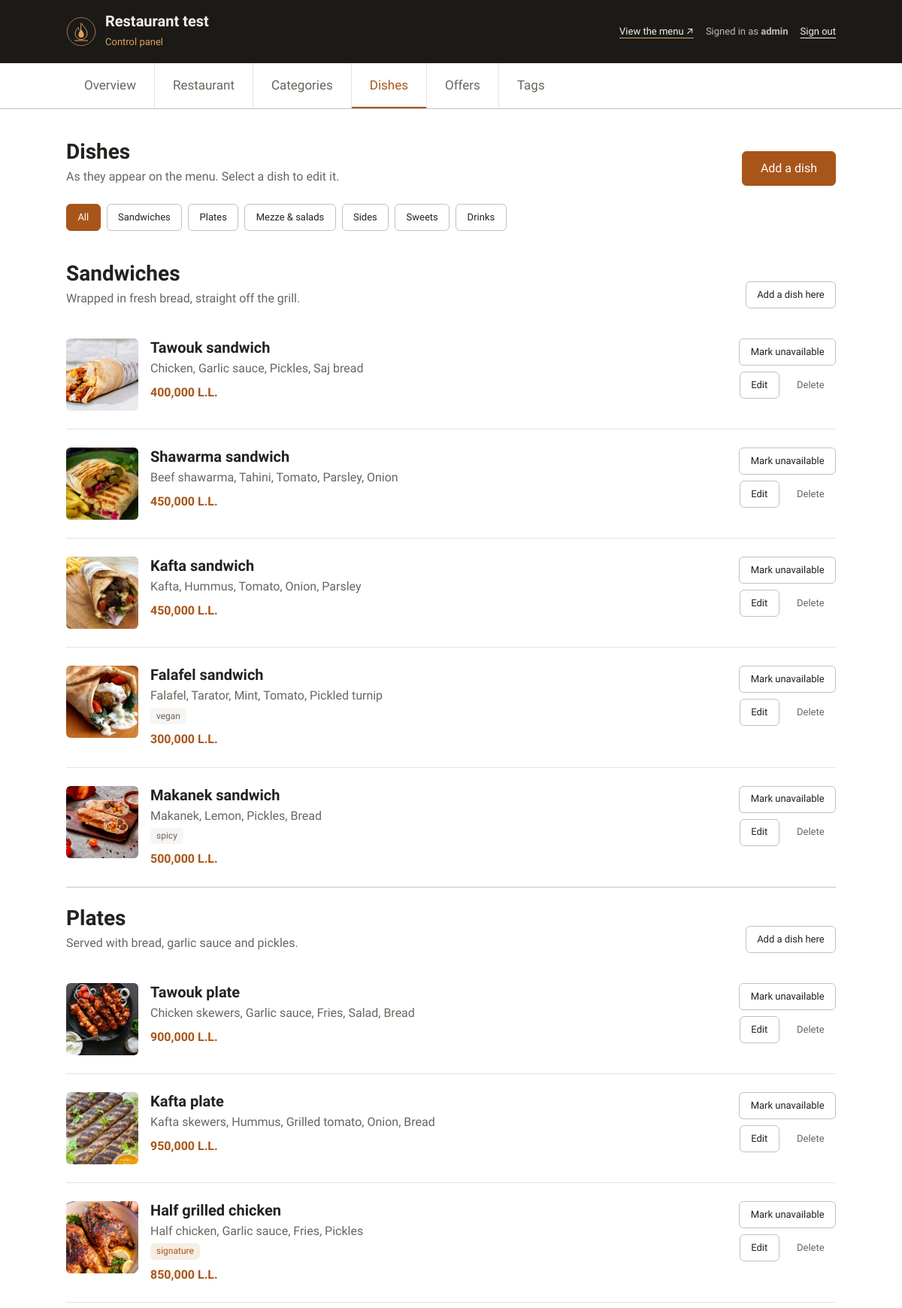
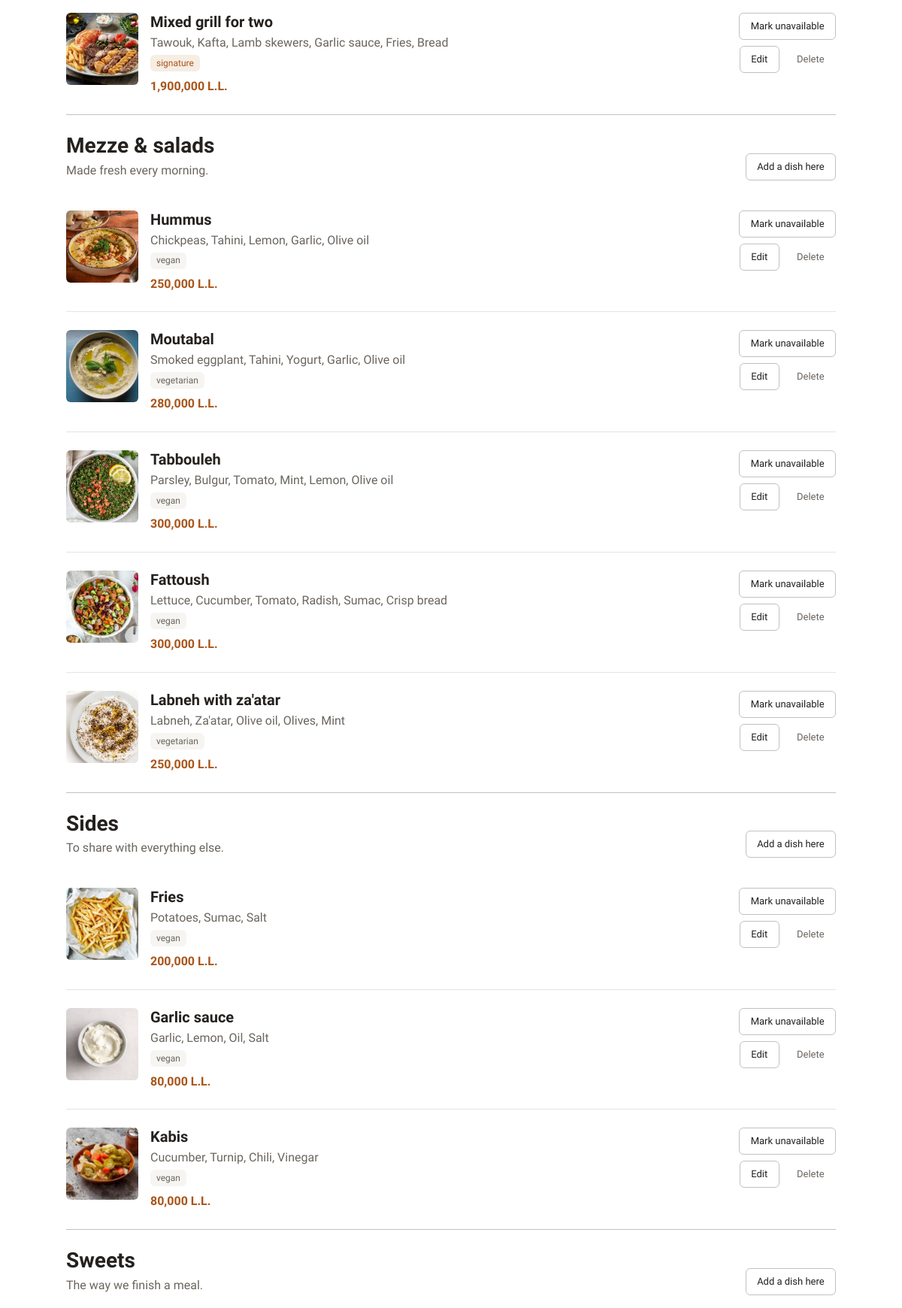
Screenshot of /panel/dishes/ (signed in, upper part) with the database file from the repository (2 pictures, top to bottom).
### menu/models.py (models this page shows, shortened)
class Restaurant(models.Model):
    name = models.CharField(max_length=120)
    tagline = models.CharField(max_length=160, blank=True)
    description = models.TextField(blank=True, help_text="One or two sentences.")
    logo = models.FileField(
        upload_to="brand/",
        blank=True,
        validators=[FileExtensionValidator(LOGO_EXTENSIONS)],
        help_text="SVG or transparent PNG, light artwork (it sits on the dark photo).",
    )
    hero_image = models.ImageField(
        upload_to="brand/", blank=True, help_text="Landscape, at least 1920 × 1080."
    )
    currency = models.CharField(
        max_length=3, default="LBP", help_text="ISO 4217 code, e.g. LBP, USD, EUR."
    )
    address = models.CharField(max_length=255, blank=True)
    phone = models.CharField(max_length=40, blank=True)
    email = models.EmailField(blank=True)
    whatsapp_number = models.CharField(
        "WhatsApp number for orders",
        max_length=20,
        blank=True,
        validators=[whatsapp_validator],
        help_text="Digits only, in full international form: 9613000000. Leave empty to turn ordering off.",
    )
    delivery_fee = models.DecimalField(
        max_digits=12,
        decimal_places=2,
        default=0,
        validators=[MinValueValidator(0)],
        help_text="Added to the order when the customer chooses delivery. 0 is shown as “Free”.",
    )
    delivery_enabled = models.BooleanField(
        "home delivery offered", default=True, help_text="Off removes the delivery choice from the cart."
    )
    pickup_enabled = models.BooleanField(
        "pickup offered", default=True, help_text="Off removes the pickup choice from the cart."
    )
    reservation_enabled = models.BooleanField(
        "table reservation offered",
        default=True,
        help_text="Off removes the table reservation choice from the cart.",
    )
    delivery_note = models.CharField(
        max_length=160,
        blank=True,
        help_text="Shown under the delivery choice, e.g. “Delivery inside Chhim only”.",
    )
    @classmethod
    def load(cls):
        return cls.objects.filter(pk=1).first()

class Category(models.Model):
    name = models.CharField(max_length=80)
    slug = models.SlugField(
        unique=True, blank=True, help_text="Used in the menu address. Filled in from the name if left empty."
    )
    description = models.CharField(max_length=255, blank=True)
    order = models.PositiveIntegerField(default=0)
    is_active = models.BooleanField(
        "shown on the menu", default=True, help_text="Hidden categories and their dishes disappear from the menu."
    )
    class Meta:
        ordering = ["order", "name"]
        verbose_name_plural = "categories"

class Dish(models.Model):
    category = models.ForeignKey(Category, related_name="dishes", on_delete=models.PROTECT)
    name = models.CharField(max_length=120)
    slug = models.SlugField(unique=True, blank=True, help_text="Filled in from the name if left empty.")
    description = models.TextField(blank=True)
    ingredients = models.JSONField(default=list, blank=True)
    price = models.DecimalField(max_digits=12, decimal_places=2, validators=[MinValueValidator(0)])
    image = models.ImageField(upload_to="dishes/", help_text="Square photo, at least 600 × 600.")
    tags = models.ManyToManyField(Tag, blank=True, related_name="dishes")
    is_available = models.BooleanField(
        "available today", default=True, help_text="Unavailable dishes stay on the menu, greyed out."
    )
    is_published = models.BooleanField(
        "shown on the menu", default=True, help_text="Unpublished dishes are hidden from the menu."
    )
    order = models.PositiveIntegerField(default=0)
    class Meta:
        ordering = ["order", "name"]
        verbose_name_plural = "dishes"

class Tag(models.Model):
    code = models.SlugField(
        unique=True,
        help_text="Lowercase, e.g. signature, vegan, vegetarian, gluten_free, spicy, new.",
    )
    class Meta:
        ordering = ["code"]
    @property
    def label(self):
        return self.code.replace("_", " ").replace("-", " ")

### dashboard/views.py (the view)
# urls.py: path("dishes/", views.DishListView.as_view(), name="dish_list"),
class DishListView(DishMixin, TemplateView):
    template_name = "dashboard/dish_list.html"
    def get_context_data(self, **kwargs):
        context = super().get_context_data(**kwargs)
        dishes = Dish.objects.prefetch_related("tags")
        categories = Category.objects.prefetch_related(Prefetch("dishes", queryset=dishes))
        selected = self.request.GET.get("category", "")
        if selected:
            categories = categories.filter(slug=selected)
        restaurant = Restaurant.load()
        context.update(
            categories=categories,
            all_categories=Category.objects.all(),
            selected=selected,
            currency=restaurant.currency if restaurant else "LBP",
        )
        return context

### dashboard/context_processors.py (called while the page is built)
def panel(request):
    if not request.path.startswith("/panel/"):
        return {}
    return {
        "panel_restaurant": Restaurant.load(),
        "menu_site_url": settings.MENU_SITE_URL,
    }

### dashboard/templatetags/panel_tags.py (called while the page is built)
@register.filter
def price(value, currency="LBP"):
    try:
        amount = Decimal(value)
    except (InvalidOperation, TypeError, ValueError):
        return value
    number = f"{amount:,.0f}" if amount == amount.to_integral_value() else f"{amount:,.2f}"
    currency = (currency or "LBP").upper()
    return f"{number} {CURRENCY_LABELS.get(currency, currency)}".strip()

### dashboard/views.py (called while the page is built)
    def test_func(self):
        user = self.request.user
        return user.is_active and user.is_staff

### dashboard/templates/dashboard/dish_list.html (shortened to what this page needs)
{% extends "dashboard/base.html" %}
{% load panel_tags %}
{% block content %}
<div class="page-head">
  <div>
    <h1 class="page-head__title">Dishes</h1>
    <p class="page-head__lead">As they appear on the menu. Select a dish to edit it.</p>
  </div>
  <a class="button button--primary" href="{% url 'dashboard:dish_create' %}{% if selected %}?category={{ selected }}{% endif %}">Add a dish</a>
</div>
{% if all_categories %}
  <nav class="filter" aria-label="Filter by category">
    <a class="button button--small{% if not selected %} button--primary{% endif %}" href="{% url 'dashboard:dish_list' %}">All</a>
    {% for category in all_categories %}
      <a class="button button--small{% if selected == category.slug %} button--primary{% endif %}" href="?category={{ category.slug }}">{{ category.name }}</a>
    {% endfor %}
  </nav>
{% endif %}
{% for category in categories %}
  <section class="course" id="category-{{ category.pk }}" aria-labelledby="category-title-{{ category.pk }}">
    <header class="course__header">
      <div>
        <h2 class="course__title" id="category-title-{{ category.pk }}">
          {{ category.name }}
        </h2>
        {% if category.description %}<p class="course__description">{{ category.description }}</p>{% endif %}
      </div>
      <a class="button button--small" href="{% url 'dashboard:dish_create' %}?category={{ category.slug }}">Add a dish here</a>
    </header>
    {% if category.dishes.all %}
      <ul class="dishes" role="list">
        {% for dish in category.dishes.all %}
          <li class="dishes__item">
            <article class="dish{% if not dish.is_available %} dish--unavailable{% endif %}{% if not dish.is_published %} dish--hidden{% endif %}" id="dish-{{ dish.pk }}">
              <div class="dish__media media{% if not dish.image %} is-missing{% endif %}" data-initial="{{ dish.name|first }}">
                {% if dish.image %}<img src="{{ dish.image.url }}" alt="" loading="lazy">{% endif %}
              </div>
              <div class="dish__body">
                <h3 class="dish__name"><a href="{% url 'dashboard:dish_update' dish.pk %}">{{ dish.name }}</a></h3>
                {% if dish.ingredients %}<p class="dish__ingredients">{{ dish.ingredients|join:", " }}</p>{% endif %}
                {% if dish.tags.all %}
                  <ul class="tags" role="list">
                    {% for tag in dish.tags.all %}<li class="tag tag--{{ tag.code }}">{{ tag.label }}</li>{% endfor %}
                  </ul>
                {% endif %}
                <p class="dish__price">{{ dish.price|price:currency }}</p>
              </div>
              <div class="dish__controls">
                <form method="post" action="{% url 'dashboard:dish_toggle' dish.pk %}">
                  <button class="button button--small" type="submit">{% if dish.is_available %}Mark unavailable{% else %}Mark available{% endif %}</button>
                </form>
                <div class="actions">
                  <a class="button button--small" href="{% url 'dashboard:dish_update' dish.pk %}">Edit</a>
                  <a class="button button--small button--quiet" href="{% url 'dashboard:dish_delete' dish.pk %}">Delete</a>
                </div>
              </div>
            </article>
          </li>
        {% endfor %}
      </ul>
    {% else %}
      <p class="empty">No dishes in this category yet.</p>
    {% endif %}
  </section>
{% empty %}
  <p class="empty">Dishes belong to a category. <a href="{% url 'dashboard:category_create' %}">Add a category</a> first.</p>
{% endfor %}
{% endblock %}

### dashboard/templates/dashboard/base.html (shortened to what this page needs)
{% load static %}<!doctype html>
<html lang="en" dir="ltr">
<head>
  <link rel="stylesheet" href="{% static 'dashboard/css/panel.css' %}">
</head>
<body>
{% block body %}
  <header class="panel-header">
    <div class="wrap panel-header__inner">
      <a class="brand" href="{% url 'dashboard:overview' %}">
        <img class="brand__logo" src="{% if panel_restaurant.logo %}{{ panel_restaurant.logo.url }}{% else %}{% static 'dashboard/img/logo.svg' %}{% endif %}" alt="">
        <span>
          <span class="brand__name">{{ panel_restaurant.name|default:"Menu" }}</span><br>
          <span class="brand__sub">Control panel</span>
        </span>
      </a>
      <div class="account">
        <a href="{{ menu_site_url }}" target="_blank" rel="noopener">View the menu ↗</a>
        <span>Signed in as <strong>{{ user.get_username }}</strong></span>
        <form method="post" action="{% url 'dashboard:logout' %}">
          <button class="link-button" type="submit">Sign out</button>
        </form>
      </div>
    </div>
  </header>
  {% with section=view.section %}
  <nav class="panel-nav" aria-label="Panel sections">
    <ul class="tabs" role="list">
      <li class="tabs__item"><a class="tabs__link" href="{% url 'dashboard:overview' %}"{% if section == 'overview' %} aria-current="page"{% endif %}>Overview</a></li>
      <li class="tabs__item"><a class="tabs__link" href="{% url 'dashboard:restaurant' %}"{% if section == 'restaurant' %} aria-current="page"{% endif %}>Restaurant</a></li>
      <li class="tabs__item"><a class="tabs__link" href="{% url 'dashboard:category_list' %}"{% if section == 'categories' %} aria-current="page"{% endif %}>Categories</a></li>
      <li class="tabs__item"><a class="tabs__link" href="{% url 'dashboard:dish_list' %}"{% if section == 'dishes' %} aria-current="page"{% endif %}>Dishes</a></li>
      <li class="tabs__item"><a class="tabs__link" href="{% url 'dashboard:offer_list' %}"{% if section == 'offers' %} aria-current="page"{% endif %}>Offers</a></li>
      <li class="tabs__item"><a class="tabs__link" href="{% url 'dashboard:tag_list' %}"{% if section == 'tags' %} aria-current="page"{% endif %}>Tags</a></li>
    </ul>
  </nav>
  {% endwith %}
  <main class="panel" id="content" tabindex="-1">
    <div class="wrap">
      {% block content %}{% endblock %}
    </div>
  </main>
{% endblock %}
</body>
</html>

### dashboard/static/dashboard/css/panel.css (style rules this page uses)
:root { --panel-max: 64rem; --color-danger: #a12a1f; --color-danger-soft: #fbeceb; --color-success: #2f6b3a; --color-success-soft: #e9f3ea; }
body { display: flex; flex-direction: column; background: var(--color-bg); }
.wrap { width: min(100% - 2 * var(--gutter), var(--panel-max)); margin-inline: auto; }
.panel-header { background: var(--dark); color: var(--dark-text); }
.panel-header__inner { display: flex; flex-wrap: wrap; align-items: center; justify-content: space-between; gap: var(--space-s) var(--space-l); padding-block: var(--space-m); }
.brand { display: flex; align-items: center; gap: var(--space-s); color: inherit; text-decoration: none; }
.brand__logo { width: 2.5rem; height: 2.5rem; object-fit: contain; }
.brand__name { font-size: var(--step-2); font-weight: 600; line-height: 1.2; }
.brand__sub { font-size: var(--step--1); color: #e0a15a; }
.account { display: flex; flex-wrap: wrap; align-items: center; gap: var(--space-xs) var(--space-m); font-size: var(--step--1); color: rgb(244 241 234 / 0.75); }
.account a, .link-button { color: var(--dark-text); text-underline-offset: 0.3em; text-decoration-color: #e0a15a; }
.link-button { padding: 0; border: 0; background: none; font: inherit; text-decoration: underline; text-decoration-thickness: 1px; }
.panel-nav { position: sticky; top: 0; z-index: 20; background: var(--color-bg); border-block-end: 1px solid var(--color-line-strong); }
.panel-nav ul.tabs { width: min(100% - 2 * var(--gutter), var(--panel-max)); }
main.panel { flex: 1; padding-block: var(--space-xl) var(--space-2xl); }
.page-head { display: flex; flex-wrap: wrap; align-items: end; justify-content: space-between; gap: var(--space-m); margin-block-end: var(--space-l); }
.page-head__title { font-size: var(--step-3); }
.page-head__lead { margin-block-start: var(--space-2xs); color: var(--color-text-muted); }
.actions { display: flex; flex-wrap: wrap; align-items: center; gap: var(--space-xs); }
.button--primary { border-color: var(--color-accent); background: var(--color-accent); color: #fff; }
.button--small { min-height: 2.25rem; padding: 0.3rem 0.9rem; font-size: var(--step--1); }
.button--quiet { border-color: transparent; color: var(--color-text-muted); }
.filter { display: flex; flex-wrap: wrap; align-items: center; gap: var(--space-xs); margin-block-end: var(--space-m); }
.course { scroll-margin-block-start: 4rem; }
.course__header { display: flex; flex-wrap: wrap; align-items: end; justify-content: space-between; gap: var(--space-s); top: 3.4rem; }
.dish { grid-template-columns: clamp(4.5rem, 18vw, 6rem) minmax(0, 1fr) auto; scroll-margin-block-start: 9rem; }
.dish__media img { opacity: 1; }
.dish__name a { text-decoration: none; }
.dish__controls { display: grid; justify-items: end; gap: var(--space-xs); }
.dish__controls form { margin: 0; }

### dashboard/static/dashboard/css/base/tokens.css (style rules this page uses)
:root { color-scheme: light; --color-bg: #ffffff; --color-surface: #f6f5f2; --color-text: #24211e; --color-text-muted: #6b655e; --color-accent: #a8551a; --color-accent-soft: #f6ede3; --color-line: rgb(36 33 30 / 0.12); --color-line-strong: rgb(36 33 30 / 0.28); --color-skeleton: rgb(36 33 30 / 0.08); --color-skeleton-shine: rgb(255 255 255 / 0.65); --color-backdrop: rgb(27 26 23 / 0.55); --color-focus: #a8551a; --dark: #1b1a17; --dark-text: #f4f1ea; --font-body: "IBM Plex Sans Arabic", system-ui, -apple-system, "Segoe UI", sans-serif; --step--1: 0.8125rem; --step-0: 1rem; --step-1: 1.0625rem; --step-2: 1.25rem; --step-3: 1.75rem; --step-hero: clamp(2.75rem, 1.6rem + 4.5vw, 4.5rem); --space-2xs: 0.25rem; --space-xs: 0.5rem; --space-s: 0.75rem; --space-m: 1rem; --space-l: 1.5rem; --space-xl: 2.5rem; --space-2xl: 4rem; --gutter: clamp(1rem, 0.5rem + 2vw, 2rem); --content-max: 46rem; --radius-s: 6px; --radius-m: 12px; --ease-out: cubic-bezier(0.22, 1, 0.36, 1); --duration-fast: 150ms; --duration-base: 300ms; }

### dashboard/static/dashboard/css/base/typography.css (style rules this page uses)
body { font-family: var(--font-body); font-size: var(--step-0); line-height: 1.55; -webkit-font-smoothing: antialiased; }
h1, h2, h3 { font-weight: 600; line-height: 1.2; text-wrap: balance; }
p { text-wrap: pretty; }

### dashboard/static/dashboard/css/components/media.css (style rules this page uses)
.media { position: relative; display: block; overflow: hidden; background: var(--color-surface); }
.media img { width: 100%; height: 100%; object-fit: cover; opacity: 0; transition: opacity var(--duration-base) ease; }

### rows the page displays
Restaurant: logo (picture), name "Restaurant test"
Category: name "Sandwiches", description "Wrapped in fresh bread, straight off the grill."
Category: name "Plates", description "Served with bread, garlic sauce and pickles."
Category: name "Mezze & salads", description "Made fresh every morning."
Category: name "Sides", description "To share with everything else."
Category: name "Sweets", description "The way we finish a meal."
Category: name "Drinks"
Dish: image (picture), name "Tawouk sandwich", ingredients "Chicken, Garlic sauce, Pickles, Saj bread", price "400,000 L.L.", is_available "Mark unavailable"
Dish: image (picture), name "Shawarma sandwich", ingredients "Beef shawarma, Tahini, Tomato, Parsley, Onion", price "450,000 L.L.", is_available "Mark unavailable"
Dish: image (picture), name "Kafta sandwich", ingredients "Kafta, Hummus, Tomato, Onion, Parsley", price "450,000 L.L.", is_available "Mark unavailable"
Dish: image (picture), name "Falafel sandwich", ingredients "Falafel, Tarator, Mint, Tomato, Pickled turnip", price "300,000 L.L.", is_available "Mark unavailable"
Tag: label "vegan"
Dish: image (picture), name "Makanek sandwich", ingredients "Makanek, Lemon, Pickles, Bread", price "500,000 L.L.", is_available "Mark unavailable"
Tag: label "spicy"
Dish: image (picture), name "Tawouk plate", ingredients "Chicken skewers, Garlic sauce, Fries, Salad, Bread", price "900,000 L.L.", is_available "Mark unavailable"
Dish: image (picture), name "Kafta plate", ingredients "Kafta skewers, Hummus, Grilled tomato, Onion, Bread", price "950,000 L.L.", is_available "Mark unavailable"
Dish: image (picture), name "Half grilled chicken", ingredients "Half chicken, Garlic sauce, Fries, Pickles", price "850,000 L.L.", is_available "Mark unavailable"
Tag: label "signature"
Dish: image (picture), name "Mixed grill for two", ingredients "Tawouk, Kafta, Lamb skewers, Garlic sauce, Fries, Bread", price "1,900,000 L.L.", is_available "Mark unavailable"
Dish: image (picture), name "Hummus", ingredients "Chickpeas, Tahini, Lemon, Garlic, Olive oil", price "250,000 L.L.", is_available "Mark unavailable"
Dish: image (picture), name "Moutabal", ingredients "Smoked eggplant, Tahini, Yogurt, Garlic, Olive oil", price "280,000 L.L.", is_available "Mark unavailable"
Tag: label "vegetarian"
Dish: image (picture), name "Tabbouleh", ingredients "Parsley, Bulgur, Tomato, Mint, Lemon, Olive oil", price "300,000 L.L.", is_available "Mark unavailable"
Dish: image (picture), name "Fattoush", ingredients "Lettuce, Cucumber, Tomato, Radish, Sumac, Crisp bread", price "300,000 L.L.", is_available "Mark unavailable"
Dish: image (picture), name "Labneh with za'atar", ingredients "Labneh, Za'atar, Olive oil, Olives, Mint", price "250,000 L.L.", is_available "Mark unavailable"
Dish: image (picture), name "Fries", ingredients "Potatoes, Sumac, Salt", price "200,000 L.L.", is_available "Mark unavailable"
Dish: image (picture), name "Garlic sauce", ingredients "Garlic, Lemon, Oil, Salt", price "80,000 L.L.", is_available "Mark unavailable"
Dish: image (picture), name "Kabis", ingredients "Cucumber, Turnip, Chili, Vinegar", price "80,000 L.L.", is_available "Mark unavailable"

### other values shown
{{ user.get_username }} "admin"
